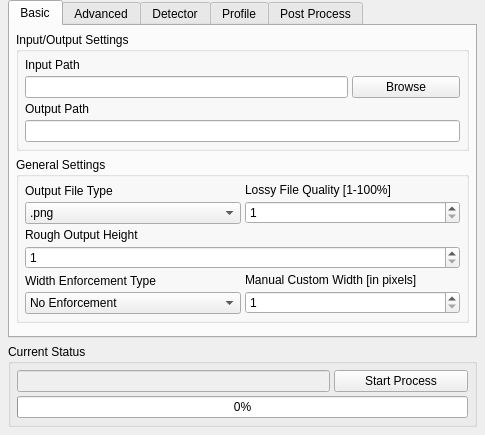
<?xml version="1.0" encoding="UTF-8"?>
<ui version="4.0">
 <class>SmartStitchWindow</class>
 <widget class="QMainWindow" name="SmartStitchWindow">
  <property name="geometry">
   <rect>
    <x>0</x>
    <y>0</y>
    <width>485</width>
    <height>435</height>
   </rect>
  </property>
  <property name="windowTitle">
   <string>SmartStitch</string>
  </property>
  <property name="windowIcon">
   <iconset>
    <normaloff>../assets/SmartStitchLogo.png</normaloff>../assets/SmartStitchLogo.png</iconset>
  </property>
  <widget class="QWidget" name="centralwidget">
   <layout class="QVBoxLayout" name="verticalLayout">
    <property name="leftMargin">
     <number>8</number>
    </property>
    <property name="topMargin">
     <number>0</number>
    </property>
    <property name="rightMargin">
     <number>8</number>
    </property>
    <property name="bottomMargin">
     <number>8</number>
    </property>
    <item>
     <widget class="QTabWidget" name="mainTabWidget">
      <property name="currentIndex">
       <number>0</number>
      </property>
      <widget class="QWidget" name="mainTab">
       <attribute name="title">
        <string>Basic</string>
       </attribute>
       <layout class="QVBoxLayout" name="verticalLayout_3">
        <property name="leftMargin">
         <number>6</number>
        </property>
        <property name="topMargin">
         <number>6</number>
        </property>
        <property name="rightMargin">
         <number>6</number>
        </property>
        <property name="bottomMargin">
         <number>6</number>
        </property>
        <item>
         <widget class="QGroupBox" name="browseGroupBox">
          <property name="title">
           <string>Input/Output Settings</string>
          </property>
          <layout class="QVBoxLayout" name="verticalLayout_2">
           <property name="spacing">
            <number>4</number>
           </property>
           <property name="leftMargin">
            <number>6</number>
           </property>
           <property name="topMargin">
            <number>6</number>
           </property>
           <property name="rightMargin">
            <number>6</number>
           </property>
           <property name="bottomMargin">
            <number>6</number>
           </property>
           <item>
            <widget class="QLabel" name="inputLabel">
             <property name="text">
              <string>Input Path</string>
             </property>
            </widget>
           </item>
           <item>
            <layout class="QHBoxLayout" name="horizontalLayout" stretch="3,1">
             <item>
              <widget class="QLineEdit" name="inputField"/>
             </item>
             <item>
              <widget class="QPushButton" name="browseButton">
               <property name="text">
                <string>Browse</string>
               </property>
              </widget>
             </item>
            </layout>
           </item>
           <item>
            <widget class="QLabel" name="outputLabel">
             <property name="text">
              <string>Output Path</string>
             </property>
            </widget>
           </item>
           <item>
            <widget class="QLineEdit" name="outputField"/>
           </item>
          </layout>
         </widget>
        </item>
        <item>
         <widget class="QGroupBox" name="generalGroupBox">
          <property name="title">
           <string>General Settings</string>
          </property>
          <layout class="QVBoxLayout" name="verticalLayout_5">
           <property name="spacing">
            <number>4</number>
           </property>
           <property name="leftMargin">
            <number>6</number>
           </property>
           <property name="topMargin">
            <number>6</number>
           </property>
           <property name="rightMargin">
            <number>6</number>
           </property>
           <property name="bottomMargin">
            <number>6</number>
           </property>
           <item>
            <layout class="QHBoxLayout" name="horizontalLayout_7" stretch="1,1">
             <property name="bottomMargin">
              <number>0</number>
             </property>
             <item>
              <widget class="QWidget" name="outputTypeWrapper" native="true">
               <layout class="QVBoxLayout" name="verticalLayout_13">
                <property name="spacing">
                 <number>4</number>
                </property>
                <property name="leftMargin">
                 <number>0</number>
                </property>
                <property name="topMargin">
                 <number>0</number>
                </property>
                <property name="rightMargin">
                 <number>0</number>
                </property>
                <property name="bottomMargin">
                 <number>0</number>
                </property>
                <item>
                 <widget class="QLabel" name="outputTypeLabel">
                  <property name="text">
                   <string>Output File Type</string>
                  </property>
                 </widget>
                </item>
                <item>
                 <widget class="QComboBox" name="outputTypeDropdown">
                  <property name="maxVisibleItems">
                   <number>6</number>
                  </property>
                  <item>
                   <property name="text">
                    <string>.png</string>
                   </property>
                  </item>
                  <item>
                   <property name="text">
                    <string>.jpg</string>
                   </property>
                  </item>
                  <item>
                   <property name="text">
                    <string>.webp</string>
                   </property>
                  </item>
                  <item>
                   <property name="text">
                    <string>.bmp</string>
                   </property>
                  </item>
                  <item>
                   <property name="text">
                    <string>.psd</string>
                   </property>
                  </item>
                  <item>
                   <property name="text">
                    <string>.tiff</string>
                   </property>
                  </item>
                  <item>
                   <property name="text">
                    <string>.tga</string>
                   </property>
                  </item>
                 </widget>
                </item>
               </layout>
              </widget>
             </item>
             <item>
              <widget class="QWidget" name="lossyWrapper" native="true">
               <layout class="QVBoxLayout" name="lossyLayout">
                <property name="spacing">
                 <number>4</number>
                </property>
                <property name="leftMargin">
                 <number>0</number>
                </property>
                <property name="topMargin">
                 <number>0</number>
                </property>
                <property name="rightMargin">
                 <number>0</number>
                </property>
                <property name="bottomMargin">
                 <number>0</number>
                </property>
                <item>
                 <widget class="QLabel" name="lossyLabel">
                  <property name="text">
                   <string>Lossy File Quality [1-100%]</string>
                  </property>
                 </widget>
                </item>
                <item>
                 <widget class="QSpinBox" name="lossyField">
                  <property name="minimum">
                   <number>1</number>
                  </property>
                  <property name="maximum">
                   <number>100</number>
                  </property>
                  <property name="value">
                   <number>1</number>
                  </property>
                 </widget>
                </item>
               </layout>
              </widget>
             </item>
            </layout>
           </item>
           <item>
            <widget class="QLabel" name="heightLabel">
             <property name="text">
              <string>Rough Output Height</string>
             </property>
            </widget>
           </item>
           <item>
            <widget class="QSpinBox" name="heightField">
             <property name="minimum">
              <number>1</number>
             </property>
             <property name="maximum">
              <number>999999999</number>
             </property>
            </widget>
           </item>
           <item>
            <layout class="QHBoxLayout" name="horizontalLayout_8" stretch="1,1">
             <property name="bottomMargin">
              <number>0</number>
             </property>
             <item>
              <widget class="QWidget" name="enforcementWrapper" native="true">
               <layout class="QVBoxLayout" name="enforcementLayout">
                <property name="spacing">
                 <number>4</number>
                </property>
                <property name="leftMargin">
                 <number>0</number>
                </property>
                <property name="topMargin">
                 <number>0</number>
                </property>
                <property name="rightMargin">
                 <number>0</number>
                </property>
                <property name="bottomMargin">
                 <number>0</number>
                </property>
                <item>
                 <widget class="QLabel" name="widthEnforcementLabel">
                  <property name="text">
                   <string>Width Enforcement Type</string>
                  </property>
                 </widget>
                </item>
                <item>
                 <widget class="QComboBox" name="widthEnforcementDropdown">
                  <item>
                   <property name="text">
                    <string>No Enforcement</string>
                   </property>
                  </item>
                  <item>
                   <property name="text">
                    <string>Automatic Uniform Width</string>
                   </property>
                  </item>
                  <item>
                   <property name="text">
                    <string>User Customized Width</string>
                   </property>
                  </item>
                 </widget>
                </item>
               </layout>
              </widget>
             </item>
             <item>
              <widget class="QWidget" name="customWidthWrapper" native="true">
               <layout class="QVBoxLayout" name="verticalLayout_16">
                <property name="spacing">
                 <number>4</number>
                </property>
                <property name="leftMargin">
                 <number>0</number>
                </property>
                <property name="topMargin">
                 <number>0</number>
                </property>
                <property name="rightMargin">
                 <number>0</number>
                </property>
                <property name="bottomMargin">
                 <number>0</number>
                </property>
                <item>
                 <widget class="QLabel" name="customWidthLabel">
                  <property name="text">
                   <string>Manual Custom Width [in pixels]</string>
                  </property>
                 </widget>
                </item>
                <item>
                 <widget class="QSpinBox" name="customWidthField">
                  <property name="minimum">
                   <number>1</number>
                  </property>
                  <property name="maximum">
                   <number>999999999</number>
                  </property>
                 </widget>
                </item>
               </layout>
              </widget>
             </item>
            </layout>
           </item>
          </layout>
         </widget>
        </item>
        <item>
         <spacer name="verticalSpacer">
          <property name="orientation">
           <enum>Qt::Vertical</enum>
          </property>
          <property name="sizeHint" stdset="0">
           <size>
            <width>20</width>
            <height>40</height>
           </size>
          </property>
         </spacer>
        </item>
       </layout>
      </widget>
      <widget class="QWidget" name="advancedTab">
       <attribute name="title">
        <string>Advanced</string>
       </attribute>
       <layout class="QVBoxLayout" name="advancedVerticalLayout">
        <property name="leftMargin">
         <number>6</number>
        </property>
        <property name="topMargin">
         <number>6</number>
        </property>
        <property name="rightMargin">
         <number>6</number>
        </property>
        <property name="bottomMargin">
         <number>6</number>
        </property>
        <item>
         <widget class="QGroupBox" name="advancedPsdGroupBox">
          <property name="title">
           <string>Advanced PSD Merge</string>
          </property>
          <layout class="QVBoxLayout" name="advancedGroupLayout">
           <property name="spacing">
            <number>4</number>
           </property>
           <property name="leftMargin">
            <number>6</number>
           </property>
           <property name="topMargin">
            <number>6</number>
           </property>
           <property name="rightMargin">
            <number>6</number>
           </property>
           <property name="bottomMargin">
            <number>6</number>
           </property>
           <item>
            <widget class="QLabel" name="advancedSourceTypeLabel">
             <property name="text">
              <string>Advanced source type</string>
             </property>
            </widget>
           </item>
           <item>
            <widget class="QComboBox" name="advancedSourceTypeDropdown">
             <item>
              <property name="text">
               <string>Two folders (Normal + Edited)</string>
              </property>
             </item>
             <item>
              <property name="text">
               <string>PSD source (folder of PSDs)</string>
              </property>
             </item>
            </widget>
           </item>
           <item>
            <widget class="QLabel" name="advancedNormalLabel">
             <property name="text">
              <string>Normal layer folder</string>
             </property>
            </widget>
           </item>
           <item>
            <layout class="QHBoxLayout" name="advancedNormalLayout" stretch="3,1">
             <item>
              <widget class="QLineEdit" name="advancedNormalField"/>
             </item>
             <item>
              <widget class="QPushButton" name="browseAdvancedNormalButton">
               <property name="text">
                <string>Browse</string>
               </property>
              </widget>
             </item>
            </layout>
           </item>
           <item>
            <widget class="QLabel" name="advancedEditedLabel">
             <property name="text">
              <string>Edited layer folder</string>
             </property>
            </widget>
           </item>
           <item>
            <layout class="QHBoxLayout" name="advancedEditedLayout" stretch="3,1">
             <item>
              <widget class="QLineEdit" name="advancedEditedField"/>
             </item>
             <item>
              <widget class="QPushButton" name="browseAdvancedEditedButton">
               <property name="text">
                <string>Browse</string>
               </property>
              </widget>
             </item>
            </layout>
           </item>
           <item>
            <widget class="QLabel" name="advancedPsdSourceLabel">
             <property name="text">
              <string>PSD source folder</string>
             </property>
            </widget>
           </item>
           <item>
            <layout class="QHBoxLayout" name="advancedPsdSourceLayout" stretch="3,1">
             <item>
              <widget class="QLineEdit" name="advancedPsdSourceField"/>
             </item>
             <item>
              <widget class="QPushButton" name="browseAdvancedPsdSourceButton">
               <property name="text">
                <string>Browse</string>
               </property>
              </widget>
             </item>
            </layout>
           </item>
          </layout>
         </widget>
        </item>
        <item>
         <spacer name="advancedVerticalSpacer">
          <property name="orientation">
           <enum>Qt::Vertical</enum>
          </property>
          <property name="sizeHint" stdset="0">
           <size>
            <width>20</width>
            <height>40</height>
           </size>
          </property>
         </spacer>
        </item>
       </layout>
      </widget>
      <widget class="QWidget" name="detectorTab">
       <attribute name="title">
        <string>Detector</string>
       </attribute>
       <layout class="QVBoxLayout" name="dverticalLayout_1">
        <property name="spacing">
         <number>4</number>
        </property>
        <property name="leftMargin">
         <number>6</number>
        </property>
        <property name="topMargin">
         <number>6</number>
        </property>
        <property name="rightMargin">
         <number>6</number>
        </property>
        <property name="bottomMargin">
         <number>6</number>
        </property>
        <item>
         <widget class="QGroupBox" name="detectorGroupBox">
          <property name="title">
           <string>Detector Settings</string>
          </property>
          <layout class="QVBoxLayout" name="verticalLayout_6">
           <property name="spacing">
            <number>4</number>
           </property>
           <property name="leftMargin">
            <number>6</number>
           </property>
           <property name="topMargin">
            <number>6</number>
           </property>
           <property name="rightMargin">
            <number>6</number>
           </property>
           <property name="bottomMargin">
            <number>6</number>
           </property>
           <item>
            <widget class="QLabel" name="label">
             <property name="text">
              <string>Detector Type</string>
             </property>
            </widget>
           </item>
           <item>
            <widget class="QComboBox" name="detectorTypeDropdown">
             <property name="currentText">
              <string>Direct Slicing</string>
             </property>
             <item>
              <property name="text">
               <string>Direct Slicing</string>
              </property>
             </item>
             <item>
              <property name="text">
               <string>Smart Pixel Comparison</string>
              </property>
             </item>
            </widget>
           </item>
           <item>
            <layout class="QHBoxLayout" name="smartDetectorWrapper" stretch="0,0">
             <property name="bottomMargin">
              <number>0</number>
             </property>
             <item>
              <widget class="QWidget" name="detectorSensitvityWrapper" native="true">
               <layout class="QVBoxLayout" name="detectorSensitvityWrapperL" stretch="0,1">
                <property name="spacing">
                 <number>4</number>
                </property>
                <property name="leftMargin">
                 <number>0</number>
                </property>
                <property name="topMargin">
                 <number>0</number>
                </property>
                <property name="rightMargin">
                 <number>0</number>
                </property>
                <property name="bottomMargin">
                 <number>0</number>
                </property>
                <item>
                 <widget class="QLabel" name="detectorSensitivityLabel">
                  <property name="text">
                   <string>Object Detection Sensitivity  [1-100%]</string>
                  </property>
                 </widget>
                </item>
                <item>
                 <widget class="QSpinBox" name="detectorSensitivityField">
                  <property name="minimum">
                   <number>1</number>
                  </property>
                  <property name="maximum">
                   <number>100</number>
                  </property>
                 </widget>
                </item>
               </layout>
              </widget>
             </item>
             <item>
              <widget class="QWidget" name="scanStepWrapper" native="true">
               <layout class="QVBoxLayout" name="scanLineWrapperL">
                <property name="spacing">
                 <number>4</number>
                </property>
                <property name="leftMargin">
                 <number>0</number>
                </property>
                <property name="topMargin">
                 <number>0</number>
                </property>
                <property name="rightMargin">
                 <number>0</number>
                </property>
                <property name="bottomMargin">
                 <number>0</number>
                </property>
                <item>
                 <widget class="QLabel" name="scanStepLabel">
                  <property name="text">
                   <string>Scan Line Step [1-25 in pixels]</string>
                  </property>
                 </widget>
                </item>
                <item>
                 <widget class="QSpinBox" name="scanStepField">
                  <property name="minimum">
                   <number>1</number>
                  </property>
                  <property name="maximum">
                   <number>25</number>
                  </property>
                 </widget>
                </item>
               </layout>
              </widget>
             </item>
            </layout>
           </item>
           <item>
            <widget class="QWidget" name="ignoreMarginWrapper" native="true">
             <layout class="QVBoxLayout" name="ignoreMarginWrapperL">
              <property name="spacing">
               <number>4</number>
              </property>
              <property name="leftMargin">
               <number>0</number>
              </property>
              <property name="topMargin">
               <number>0</number>
              </property>
              <property name="rightMargin">
               <number>0</number>
              </property>
              <property name="bottomMargin">
               <number>0</number>
              </property>
              <item>
               <widget class="QLabel" name="ignoreMarginLabel">
                <property name="text">
                 <string>Ignoreable Horizontal Margins [in pixels]</string>
                </property>
               </widget>
              </item>
              <item>
               <widget class="QSpinBox" name="ignoreMarginField">
                <property name="maximum">
                 <number>999999</number>
                </property>
               </widget>
              </item>
             </layout>
            </widget>
           </item>
           <item>
            <widget class="QPushButton" name="detectorHelpButton">
             <property name="text">
              <string>Detector Help</string>
             </property>
            </widget>
           </item>
          </layout>
         </widget>
        </item>
        <item>
         <spacer name="verticalSpacer_2">
          <property name="orientation">
           <enum>Qt::Vertical</enum>
          </property>
          <property name="sizeHint" stdset="0">
           <size>
            <width>20</width>
            <height>40</height>
           </size>
          </property>
         </spacer>
        </item>
       </layout>
      </widget>
      <widget class="QWidget" name="profileTab">
       <attribute name="title">
        <string>Profile</string>
       </attribute>
       <layout class="QVBoxLayout" name="profileVerticalLayout">
        <property name="spacing">
         <number>4</number>
        </property>
        <property name="leftMargin">
         <number>6</number>
        </property>
        <property name="topMargin">
         <number>6</number>
        </property>
        <property name="rightMargin">
         <number>6</number>
        </property>
        <property name="bottomMargin">
         <number>6</number>
        </property>
        <item>
         <widget class="QGroupBox" name="profileGroupBox">
          <property name="title">
           <string>Configuration Profile Settings</string>
          </property>
          <layout class="QVBoxLayout" name="verticalLayout_7">
           <property name="spacing">
            <number>4</number>
           </property>
           <property name="leftMargin">
            <number>6</number>
           </property>
           <property name="topMargin">
            <number>6</number>
           </property>
           <property name="rightMargin">
            <number>6</number>
           </property>
           <property name="bottomMargin">
            <number>6</number>
           </property>
           <item>
            <widget class="QLabel" name="currentProfileLabel">
             <property name="text">
              <string>Current Profile</string>
             </property>
            </widget>
           </item>
           <item>
            <layout class="QHBoxLayout" name="horizontalLayout_3" stretch="1,0,0">
             <item>
              <widget class="QComboBox" name="currentProfileDropdown">
               <item>
                <property name="text">
                 <string>Profile 1</string>
                </property>
               </item>
              </widget>
             </item>
             <item>
              <widget class="QPushButton" name="addProfileButton">
               <property name="minimumSize">
                <size>
                 <width>28</width>
                 <height>28</height>
                </size>
               </property>
               <property name="maximumSize">
                <size>
                 <width>42</width>
                 <height>28</height>
                </size>
               </property>
               <property name="text">
                <string>Add</string>
               </property>
              </widget>
             </item>
             <item>
              <widget class="QPushButton" name="removeProfileButton">
               <property name="minimumSize">
                <size>
                 <width>28</width>
                 <height>28</height>
                </size>
               </property>
               <property name="maximumSize">
                <size>
                 <width>56</width>
                 <height>28</height>
                </size>
               </property>
               <property name="text">
                <string>Delete</string>
               </property>
              </widget>
             </item>
            </layout>
           </item>
           <item>
            <widget class="QLabel" name="currentProfileNameLabel">
             <property name="text">
              <string>Current Profile Name</string>
             </property>
            </widget>
           </item>
           <item>
            <widget class="QLineEdit" name="currentProfileName"/>
           </item>
          </layout>
         </widget>
        </item>
        <item>
         <spacer name="profileVerticalSpacer">
          <property name="orientation">
           <enum>Qt::Vertical</enum>
          </property>
          <property name="sizeHint" stdset="0">
           <size>
            <width>20</width>
            <height>40</height>
           </size>
          </property>
         </spacer>
        </item>
       </layout>
      </widget>
      <widget class="QWidget" name="postProcessTab">
       <attribute name="title">
        <string>Post Process</string>
       </attribute>
       <layout class="QVBoxLayout" name="dverticalLayout_1">
        <property name="spacing">
         <number>4</number>
        </property>
        <property name="leftMargin">
         <number>6</number>
        </property>
        <property name="topMargin">
         <number>6</number>
        </property>
        <property name="rightMargin">
         <number>6</number>
        </property>
        <property name="bottomMargin">
         <number>6</number>
        </property>
        <item>
         <widget class="QGroupBox" name="postProcessGroupBox">
          <property name="title">
           <string>Post Process Settings</string>
          </property>
          <layout class="QVBoxLayout" name="verticalLayout_7">
           <property name="spacing">
            <number>4</number>
           </property>
           <property name="leftMargin">
            <number>6</number>
           </property>
           <property name="topMargin">
            <number>6</number>
           </property>
           <property name="rightMargin">
            <number>6</number>
           </property>
           <property name="bottomMargin">
            <number>6</number>
           </property>
           <item>
            <widget class="QCheckBox" name="runProcessCheckbox">
             <property name="text">
              <string>Run post process after stitching process is complete</string>
             </property>
            </widget>
           </item>
           <item>
            <widget class="QCheckBox" name="runComicZipCheckbox">
             <property name="text">
              <string>Run ComicZip after post process (zip stitched output)</string>
             </property>
            </widget>
           </item>
           <item>
            <widget class="QLabel" name="postProcessAppLabel">
             <property name="text">
              <string>Post process application path</string>
             </property>
            </widget>
           </item>
           <item>
            <layout class="QHBoxLayout" name="postProcessExeLayout" stretch="3,1">
             <item>
              <widget class="QLineEdit" name="postProcessAppField">
               <property name="placeholderText">
                <string>Example: C:/waifu2x/waifu2x.exe</string>
               </property>
              </widget>
             </item>
             <item>
              <widget class="QPushButton" name="browsePostProcessAppButton">
               <property name="text">
                <string>Browse</string>
               </property>
              </widget>
             </item>
            </layout>
           </item>
           <item>
            <widget class="QLabel" name="postProcessArgsLabel">
             <property name="text">
              <string>Post process arguments</string>
             </property>
            </widget>
           </item>
           <item>
            <widget class="QLineEdit" name="postProcessArgsField">
             <property name="placeholderText">
              <string>Example: -i [stitched] -o [processed] -n 3 -s 1 -f jpg</string>
             </property>
            </widget>
           </item>
          </layout>
         </widget>
        </item>
        <item>
         <widget class="QTextEdit" name="processConsoleField">
          <property name="enabled">
           <bool>true</bool>
          </property>
          <property name="sizeAdjustPolicy">
           <enum>QAbstractScrollArea::AdjustToContents</enum>
          </property>
          <property name="readOnly">
           <bool>true</bool>
          </property>
         </widget>
        </item>
       </layout>
      </widget>
     </widget>
    </item>
    <item>
     <widget class="QGroupBox" name="ActionGroupBox">
      <property name="title">
       <string>Current Status</string>
      </property>
      <layout class="QVBoxLayout" name="verticalLayout_4">
       <property name="spacing">
        <number>4</number>
       </property>
       <property name="leftMargin">
        <number>6</number>
       </property>
       <property name="topMargin">
        <number>6</number>
       </property>
       <property name="rightMargin">
        <number>6</number>
       </property>
       <property name="bottomMargin">
        <number>6</number>
       </property>
       <item>
        <layout class="QHBoxLayout" name="horizontalLayout_2" stretch="7,3">
         <property name="sizeConstraint">
          <enum>QLayout::SetDefaultConstraint</enum>
         </property>
         <property name="leftMargin">
          <number>0</number>
         </property>
         <property name="bottomMargin">
          <number>0</number>
         </property>
         <item>
          <widget class="QLineEdit" name="statusField">
           <property name="enabled">
            <bool>false</bool>
           </property>
           <property name="sizePolicy">
            <sizepolicy hsizetype="Expanding" vsizetype="Minimum">
             <horstretch>0</horstretch>
             <verstretch>0</verstretch>
            </sizepolicy>
           </property>
          </widget>
         </item>
         <item>
          <widget class="QPushButton" name="startProcessButton">
           <property name="text">
            <string>Start Process</string>
           </property>
           <property name="default">
            <bool>false</bool>
           </property>
           <property name="flat">
            <bool>false</bool>
           </property>
          </widget>
         </item>
        </layout>
       </item>
       <item>
        <widget class="QProgressBar" name="statusProgressBar">
         <property name="value">
          <number>0</number>
         </property>
         <property name="textVisible">
          <bool>true</bool>
         </property>
        </widget>
       </item>
      </layout>
     </widget>
    </item>
   </layout>
  </widget>
 </widget>
 <resources/>
 <connections/>
</ui>
